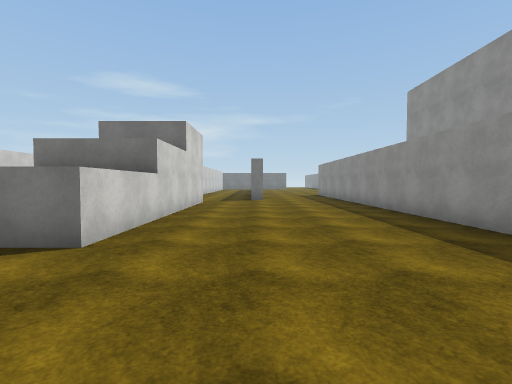
view 1 (above)

20 first-person views from a walk through a Unity game level. The camera is 1.5 m above the floor, tilts 2° down and sees 85° across. The floor is counted in squares, 2 m on a side. Each view is taken from the middle of a square. On the plan, view 1 faces up. The plan holds only what a view shows up to about 10 squares ahead; the rest is blank. The place goes on beyond the plan. The player character is not drawn. Surface patterns are stand-ins for the level's own textures.

view 2
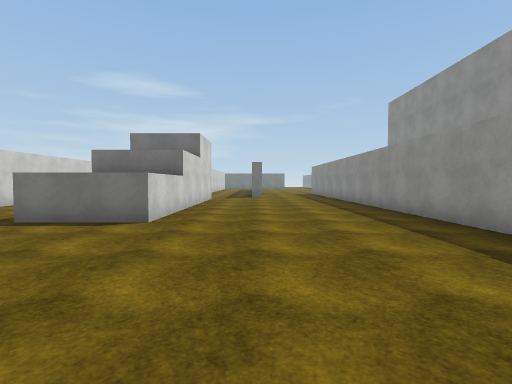

view 3
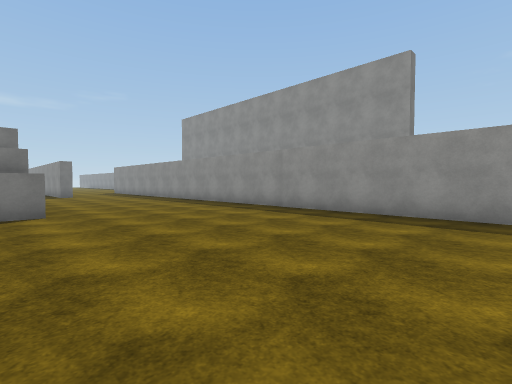

view 4
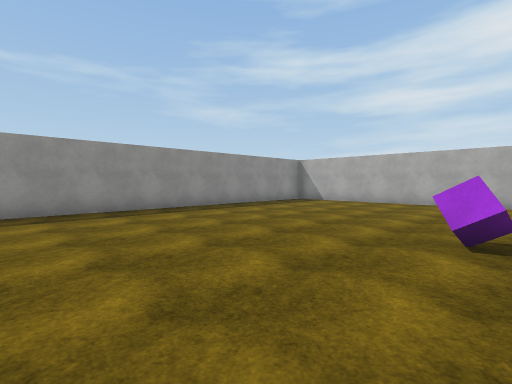

view 5
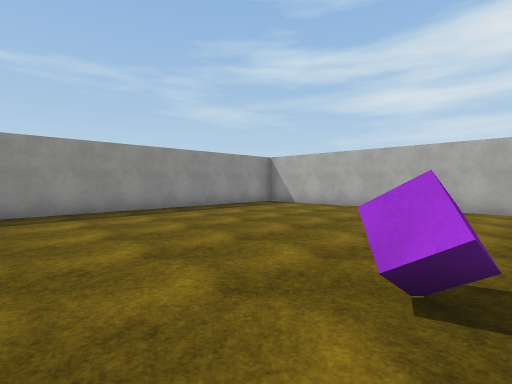

view 6
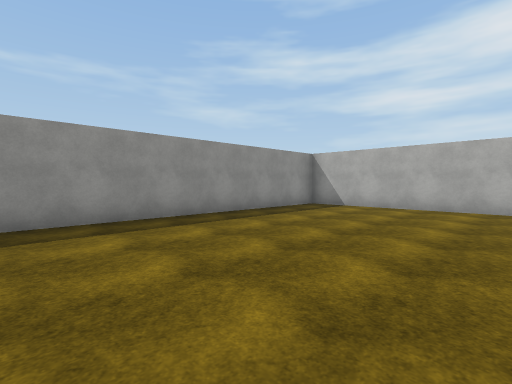

view 7
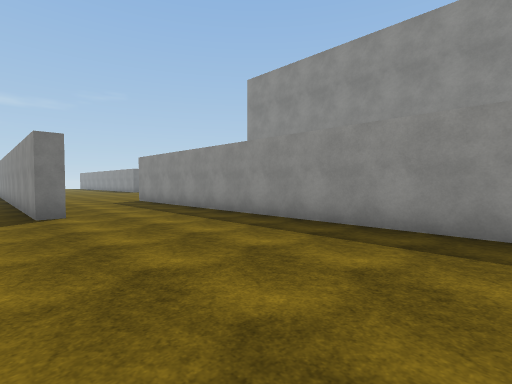

view 8
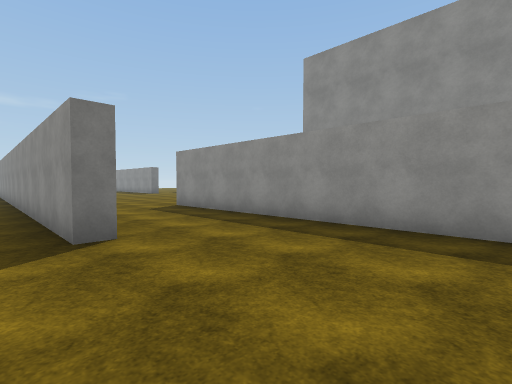

view 9
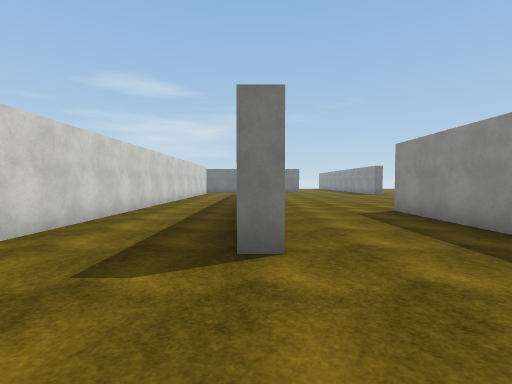

view 10
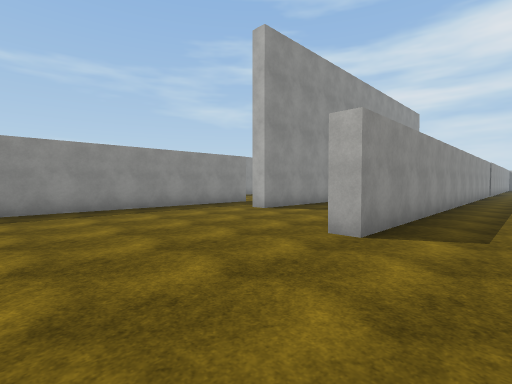

view 11
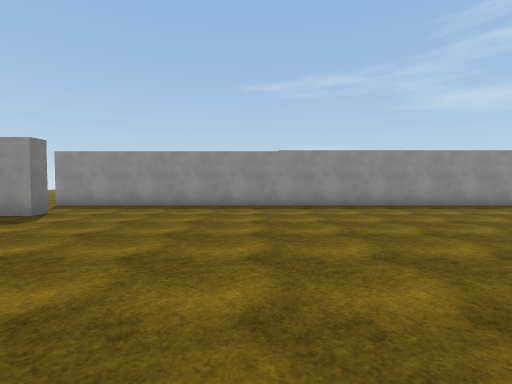

view 12
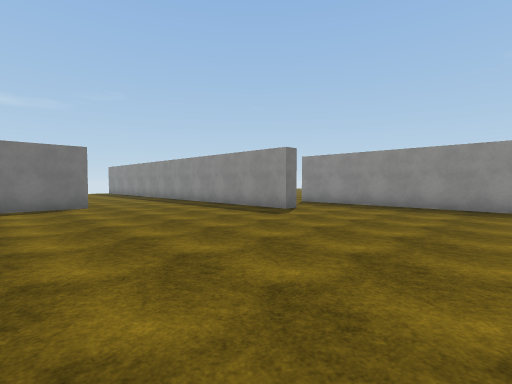

view 13
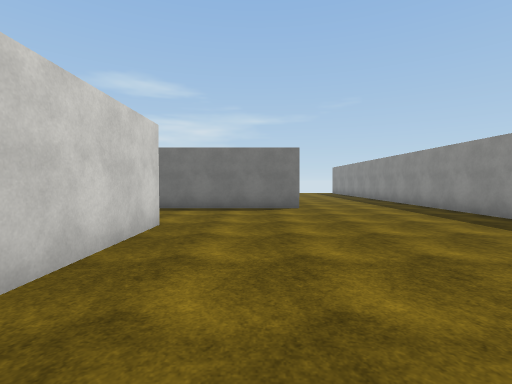

view 14
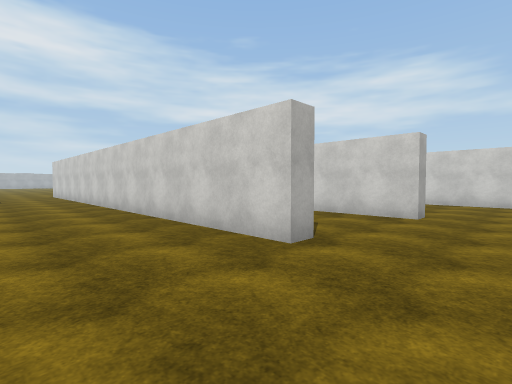

view 15
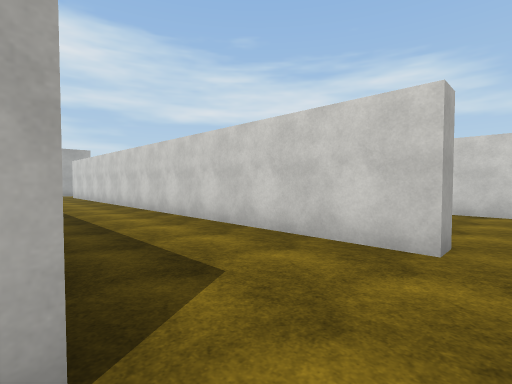

view 16
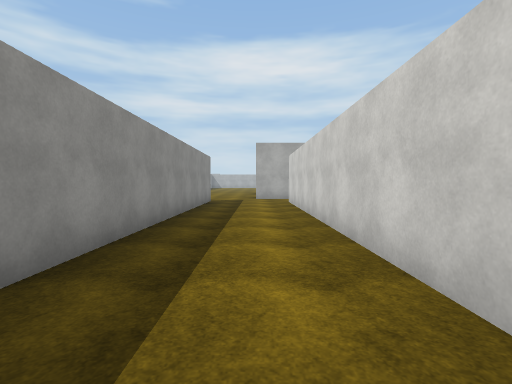

view 17
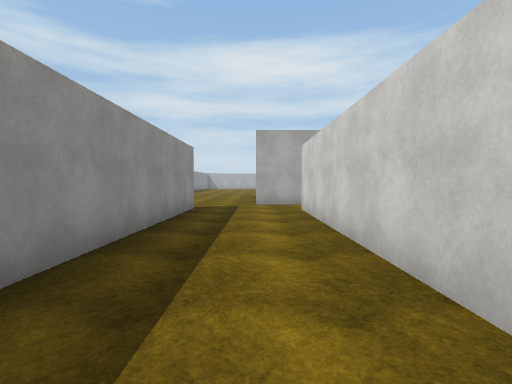

view 18
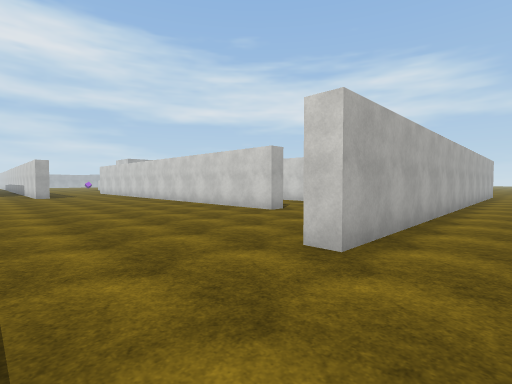

view 19
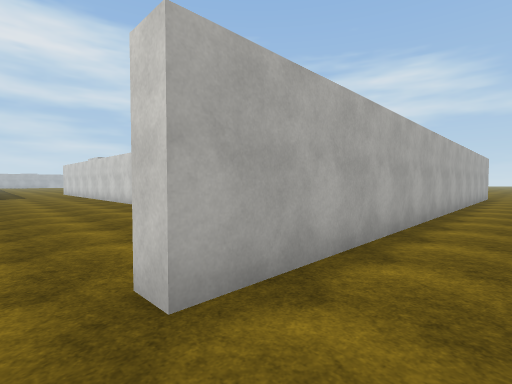

view 20
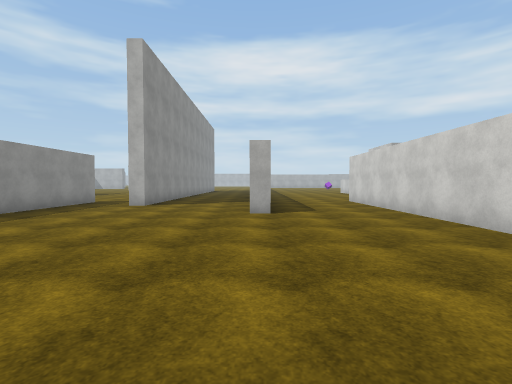

### Floor plan
Points are (right, up) in squares from view 1. A wall is a line through its corners. A room is listed if a view was taken in it or the views show most of it. See-through windows are left out.
Room 1 (views 1, 2, 3, 4, 5, 6, 7, 8, 9)
walls: (-2, 9.9) (-2, 3.2) (-4.5, 3.2); (0.4, 11.9) (-0.2, 11.9); (-3.8, -12.4) (3.7, -12.4) (3.7, 16.3); (0.3, 17.5) (0.3, 13)
ways out: opening at (-0.5, 10.5) to room 2; opening at (2, 16.7) to room 2
objects: other object (-4, -6)
Room 2 (views 10, 11, 12, 13, 14, 15, 16, 17, 18, 19, 20)
walls: (-0.2, 26.9) (0.3, 26.9) (0.3, 17.5); (7.8, 26) (7.2, 26) (7.2, 32); (3.7, 16.3) (4.2, 16.3); (-3.9, 27.4) (-3.3, 27.4) (-3.3, 12.4); (-4.5, 30.6) (3.2, 30.6) (3.2, 30) (-0.9, 30); (7.5, 14.1) (8.1, 14.1); (-0.2, 11.9) (-0.2, 21.4); (10, 12.6) (10, 27.5); (-3.6, 10.6) (-2, 10.6)
ways out: opening at (-0.5, 10.5) to room 1; opening at (2, 16.7) to room 1; opening at (6, 15.7); opening at (8.5, 26.5); opening at (9, 13.5)

Positions as (right, up) in squares from view 1, and headings:
1: (0, 0), facing up
2: (0, -2), facing up
3: (-3, -4), facing up-right
4: (-4, -2), facing down-right
5: (-4, -4), facing down-right
6: (-2, -4), facing down-right
7: (-1, 5), facing up-right
8: (-1, 8), facing up-right
9: (0, 9), facing up
10: (2, 20), facing down-right
11: (1, 21), facing right
12: (1, 21), facing up-right
13: (2, 22), facing up
14: (3, 29), facing down-left
15: (0, 28), facing down-left
16: (-2, 23), facing down
17: (-2, 20), facing down
18: (6, 32), facing down-left
19: (4, 32), facing down-left
20: (4, 23), facing down
